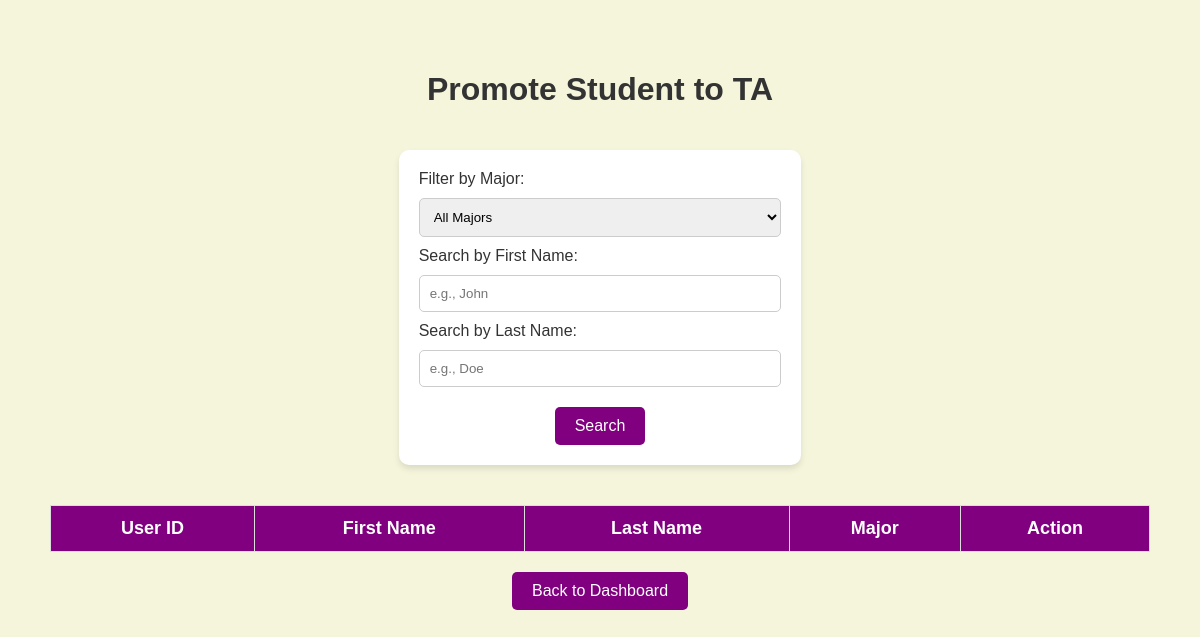
Before: /promote with the older database file.
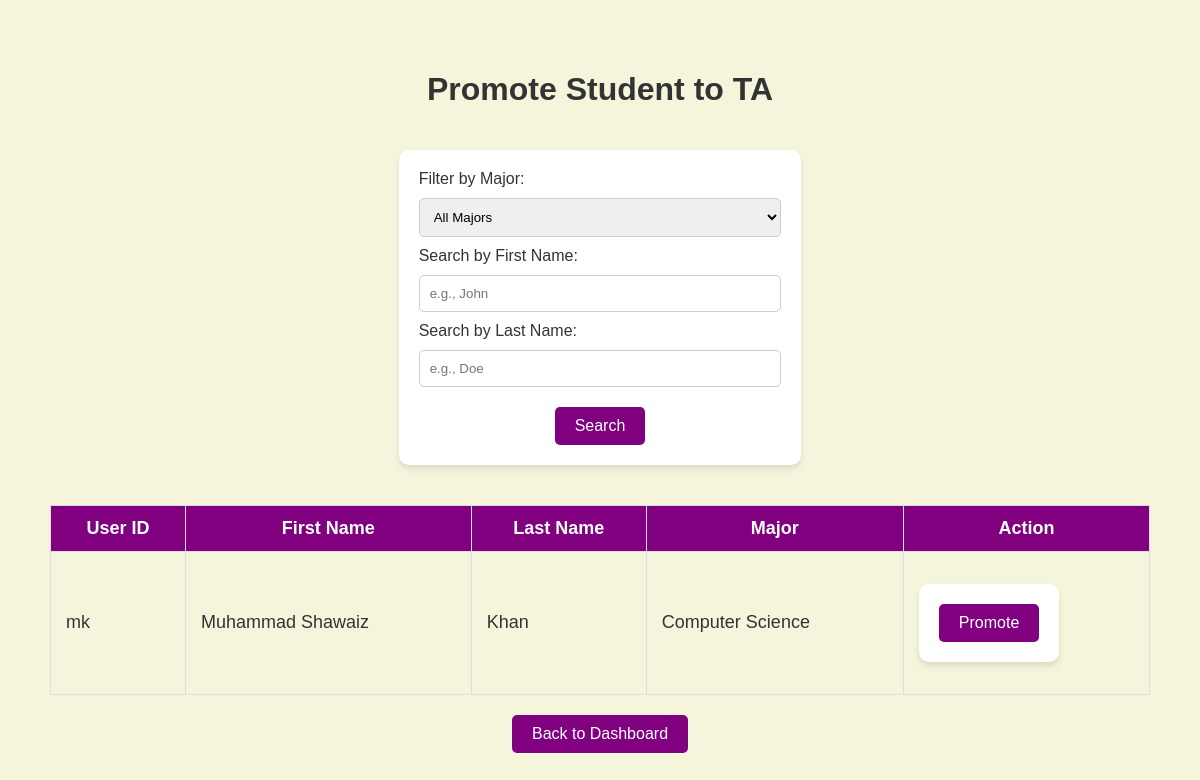
After: the same page with the newer database file.
### app.py (models this page shows)
class User(db.Model):
    id = db.Column(db.Integer, primary_key=True)
    user_id = db.Column(db.String(80), unique=True, nullable=False)
    first_name = db.Column(db.String(80), nullable=False)
    last_name = db.Column(db.String(80), nullable=False)
    password = db.Column(db.String(200), nullable=False)
    role = db.Column(db.String(20), nullable=False)  # 'student', 'ta', 'ra', 'instructor'
    major = db.Column(db.String(80), nullable=False)

### app.py (the view)
@app.route('/promote', methods=['GET', 'POST'])
def promote():
    major = request.args.get('major', '')
    first_name = request.args.get('first_name', '')
    last_name = request.args.get('last_name', '')
    query = User.query.filter_by(role='student')  # Only fetch students
    if major:
        query = query.filter(User.major == major)
    if first_name:
        query = query.filter(User.first_name.ilike(f"%{first_name}%"))
    if last_name:
        query = query.filter(User.last_name.ilike(f"%{last_name}%"))
    students = query.all()
    MAJOR_FULL_NAMES = {
        "cs": "Computer Science",
        "ece": "Electrical/Computer Engineering",
        "sdp": "Social Development and Policy",
        "cnd": "Communication & Design",
        "ch": "Comparative Humanities",
        "iscim": "Science & Mathematics (iSciM)",
        "pg": "Playground",
    }
    return render_template(
        'promote.html',
        students=students,
        majors=MAJOR_FULL_NAMES,
        filters={'major': major, 'first_name': first_name, 'last_name': last_name}
    )

### templates/promote.html (shortened to what this page needs)
<!DOCTYPE html>
<html lang="en">
<head>
    <link rel="stylesheet" href="{{ url_for('static', filename='style.css') }}">
</head>
<body>
    <div class="container">
        <h1>Promote Student to TA</h1>
        <form method="GET" action="{{ url_for('promote') }}" class="mb-4">
            <div class="row">
                <div class="col-md-4">
                    <label for="major" class="form-label">Filter by Major:</label>
                    <select id="major" name="major" class="form-select">
                        <option value="" selected>All Majors</option>
                    </select>
                </div>
                <div class="col-md-4">
                    <label for="first_name" class="form-label">Search by First Name:</label>
                    <input type="text" id="first_name" name="first_name" class="form-control" placeholder="e.g., John" value="{{ filters.first_name }}">
                </div>
                <div class="col-md-4">
                    <label for="last_name" class="form-label">Search by Last Name:</label>
                    <input type="text" id="last_name" name="last_name" class="form-control" placeholder="e.g., Doe" value="{{ filters.last_name }}">
                </div>
            </div>
            <div class="button-group">
                <button type="submit" class="btn">Search</button>
            </div>
        </form>
        <table class="styled-table">
            <thead>
                <tr>
                    <th>User ID</th>
                    <th>First Name</th>
                    <th>Last Name</th>
                    <th>Major</th>
                    <th>Action</th>
                </tr>
            </thead>
            <tbody>
                {% for student in students %}
                <tr>
                    <td>{{ student.user_id }}</td>
                    <td>{{ student.first_name }}</td>
                    <td>{{ student.last_name }}</td>
                    <td>{{ majors.get(student.major, student.major) }}</td>
                    <td>
                        <form action="{{ url_for('promote_to_ta', user_id=student.id) }}" method="post">
                            <button type="submit" class="btn">Promote</button>
                        </form>
                    </td>
                </tr>
                {% endfor %}
            </tbody>
        </table>
        <a href="{{ url_for('dashboard') }}" class="btn">Back to Dashboard</a>
    </div>
</body>
</html>

### static/style.css (style rules this page uses)
body { font-family: "Trebuchet MS", sans-serif; background-color: #f5f5dc; color: #333; margin: 0; padding: 0; text-align: center; }
.container { max-width: 1200px; margin: 0 auto; padding: 50px; }
button, .btn { background-color: #800080; color: #fff; border: none; padding: 10px 20px; font-size: 16px; border-radius: 5px; cursor: pointer; font-family: "Trebuchet MS", sans-serif; text-decoration: none; display: inline-block; text-align: center; }
form { display: inline-block; text-align: left; margin: 20px auto; padding: 20px; background-color: #fff; border-radius: 10px; box-shadow: 0 4px 6px rgba(0, 0, 0, 0.1); }
input, select, textarea { font-family: "Trebuchet MS", sans-serif; padding: 10px; margin: 10px 0; border: 1px solid #ccc; border-radius: 5px; width: 100%; box-sizing: border-box; }
a { color: #800080; text-decoration: none; }
.button-group { display: flex; gap: 10px; justify-content: center; margin-top: 10px; }
.styled-table { width: 100%; border-collapse: collapse; margin: 20px 0; font-size: 18px; text-align: left; border: 1px solid #ddd; }
.styled-table th, .styled-table td { padding: 12px 15px; border: 1px solid #ddd; }
.styled-table th { background-color: #800080; color: #fff; text-align: center; }

Changed rows visible on the page:
added User: user_id "mk", first_name "Muhammad Shawaiz", last_name "Khan", get "Computer Science"
